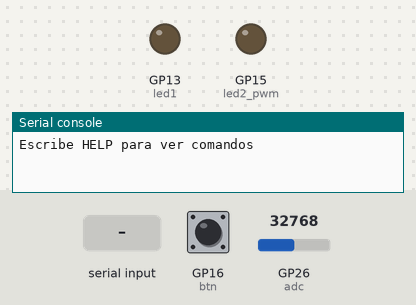
This program was run on a simulated Raspberry Pi Pico running MicroPython. On the bench: output pins drawn as LEDs (lit = HIGH), the last lines printed to the serial console. The test bench sets the inputs (shaded band); at power-on: GP16 (btn) HIGH, GP26 (adc) = 32768 (analog values on the 0–65535 scale). Threads take turns every 2 ms.

Above: at 1.2 s.
1.3 s: "TOGGLE" typed at the serial console, then Enter
At 2.5 s:
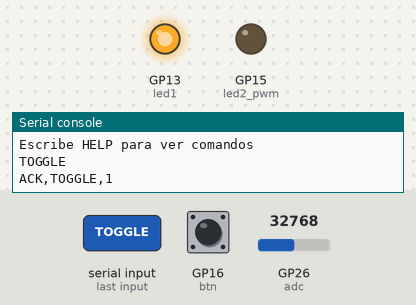
2.8 s: GP16 (btn) pulled LOW for 0.15 s
4.4 s: "PING" typed at the serial console, then Enter
5.9 s: "HELP" typed at the serial console, then Enter
Timing chart, 0 to 8.4 s (numbered marks = the images above; inputs shaded):
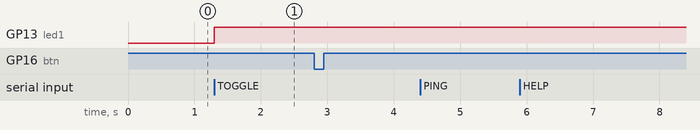

Measured:
- after the input at 1.3 s, GP13 (led1): LOW → HIGH at once

The program:

main.py
```python
import _thread
from machine import ADC, PWM, Pin
from time import sleep_ms, ticks_ms, ticks_diff

led1 = Pin(13, Pin.OUT)
led1.value(0)

led2_pwm = PWM(Pin(15))
led2_pwm.freq(1000)
led2_pwm.duty_u16(0)

btn = Pin(16, Pin.IN, Pin.PULL_UP)
adc = ADC(Pin(26))

pwm_val = 0
adc_pct = 0
samples = 0

def tarea_adc():
    global adc_pct, samples
    while True:
        lectura = adc.read_u16()
        adc_pct = int((lectura * 100) / 65535)
        samples += 1
        sleep_ms(50)

_thread.start_new_thread(tarea_adc, ())

ultimo_click = 0
def irq_boton(p):
    global ultimo_click
    ahora = ticks_ms()
    if ticks_diff(ahora, ultimo_click) > 200:
        ultimo_click = ahora
        print("EVENT,BTN_PRESSED")
        print(status_frame())

btn.irq(trigger=Pin.IRQ_FALLING, handler=irq_boton)

def status_frame():
    btn_val = 1 if btn.value() == 0 else 0
    return "STATUS,LED={},PWM={},ADC={}%,BTN={},SAMPLES={}".format(
        led1.value(), pwm_val, adc_pct, btn_val, samples
    )

def imprimir_help():
    print("===================== HELP =====================")
    print("LED 1 = LED rojo -> solo encendido/apagado")
    print("LED 2 = LED naranja -> brillo por PWM 0-100 %")
    print("------------------------------------------------")
    print("comandos: PING        -> PONG")
    print("LED,1     Enciende LED 1 (rojo)")
    print("LED,0     Apaga LED 1 (rojo)")
    print("PWM,n     Brillo de LED 2 (naranja), n = 0..100")
    print("          Ej: PWM,0 apaga, PWM,50 medio, PWM,100 maximo")
    print("ALL,1     Enciende LED 1 y LED 2 (100 %) juntos")
    print("ALL,0     Apaga LED 1 y LED 2 juntos")
    print("STATUS    Estado: LED, PWM, ADC %, BTN, SAMPLES")
    print("TOGGLE    Invierte LED 1 (si esta prendido lo apaga)")
    print("HELP      Muestra esta ayuda")
    print("------------------------------------------------")
    print("Boton (GP16): al presionarlo muestra EVENT + STATUS")
    print("================================================")

def handle_frame(frame):
    global pwm_val

    frame = frame.strip()
    if not frame:
        return None

    if frame.upper() == "PING":
        return "PONG"

    if frame.upper() == "HELP":
        imprimir_help()
        return None

    if frame.upper() == "STATUS":
        return status_frame()

    if frame.upper() == "TOGGLE":
        nuevo = 0 if led1.value() == 1 else 1
        led1.value(nuevo)
        return "ACK,TOGGLE,{}".format(nuevo)

    parts = frame.split(",")
    cmd = parts[0].upper()

    if cmd == "LED":
        if len(parts) < 2 or parts[1] == "":
            return "ERR,BAD_FORMAT"
        if parts[1] not in ("0", "1"):
            return "ERR,BAD_VALUE"
        v = int(parts[1])
        led1.value(v)
        return "ACK,LED,{}".format(v)

    if cmd == "PWM":
        if len(parts) < 2 or parts[1] == "":
            return "ERR,BAD_FORMAT"
        try:
            v = int(parts[1])
        except ValueError:
            return "ERR,BAD_VALUE"
        if v < 0 or v > 100:
            return "ERR,PWM_RANGE"
        pwm_val = v
        led2_pwm.duty_u16(int((v * 65535) / 100))
        return "ACK,PWM,{}".format(v)

    if cmd == "ALL":
        if len(parts) < 2 or parts[1] == "":
            return "ERR,BAD_FORMAT"
        if parts[1] not in ("0", "1"):
            return "ERR,BAD_VALUE"
        v = int(parts[1])
        led1.value(v)
        if v == 1:
            pwm_val = 100
            led2_pwm.duty_u16(65535)
        else:
            pwm_val = 0
            led2_pwm.duty_u16(0)
        return "ACK,ALL,{}".format(v)

    return "ERR,UNKNOWN_COMMAND"

print("Escribe HELP para ver comandos")

while True:
    try:
        command = input().strip()
    except KeyboardInterrupt:
        break

    if not command:
        continue

    resp = handle_frame(command)
    if resp is not None:
        print(resp)
```
